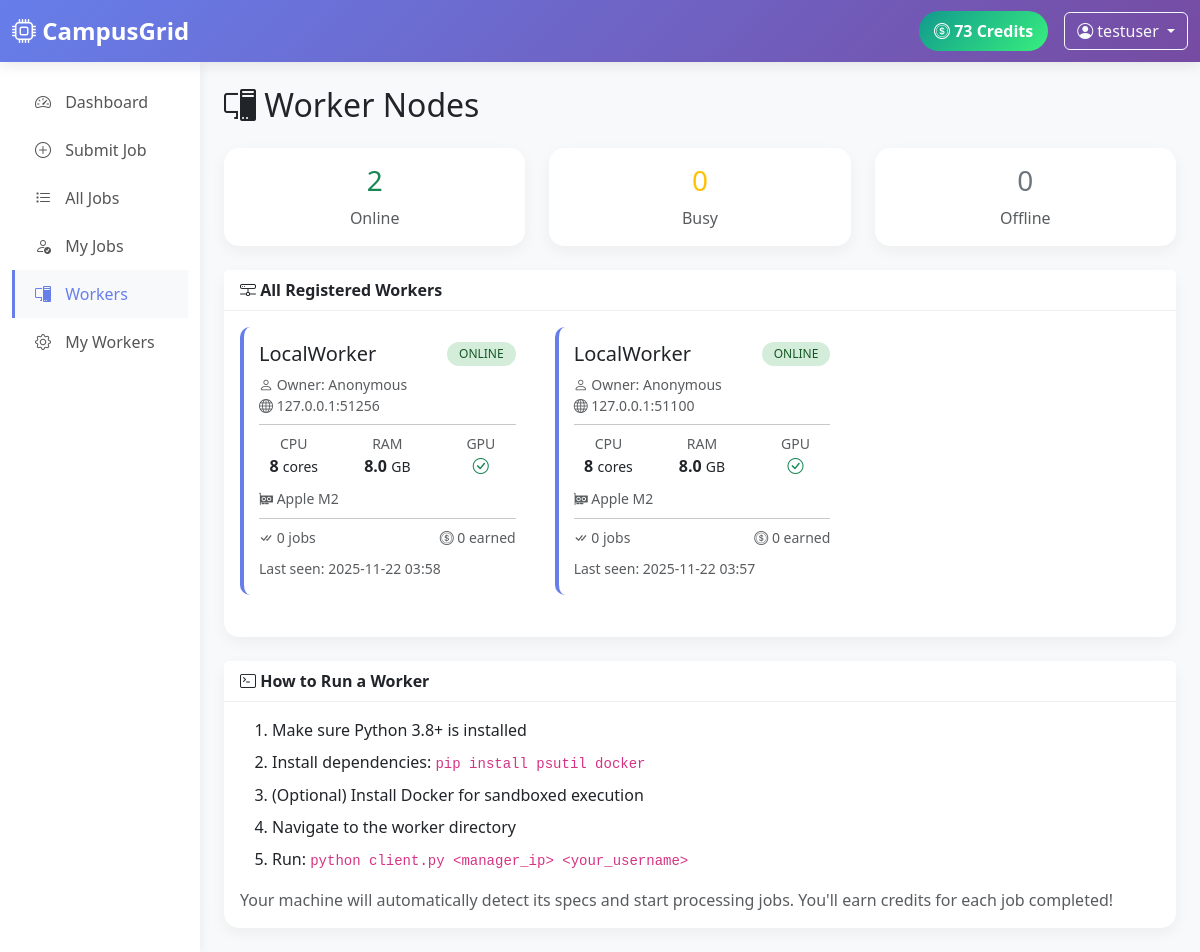
The page /workers (signed in) on the database its author committed.
### tables this page shows
CREATE TABLE users (
                id TEXT PRIMARY KEY,
                username TEXT UNIQUE NOT NULL,
                password_hash TEXT NOT NULL,
                email TEXT,
                credits INTEGER DEFAULT 100,
                created_at DATETIME DEFAULT CURRENT_TIMESTAMP,
                last_login DATETIME
            );

CREATE TABLE workers (
                id TEXT PRIMARY KEY,
                name TEXT NOT NULL,
                owner_id TEXT,
                ip_address TEXT,
                status TEXT DEFAULT 'offline',
                cpu_cores INTEGER,
                cpu_model TEXT,
                ram_gb REAL,
                gpu_name TEXT,
                gpu_memory_gb REAL,
                has_docker INTEGER DEFAULT 0,
                last_heartbeat DATETIME,
                total_jobs_completed INTEGER DEFAULT 0,
                total_credits_earned INTEGER DEFAULT 0,
                created_at DATETIME DEFAULT CURRENT_TIMESTAMP,
                FOREIGN KEY (owner_id) REFERENCES users(id)
            );

### dashboard.py (the view)
@app.route('/workers')
@login_required
def workers():
    user = get_current_user()
    workers_list = database.get_all_workers()
    return render_template('workers.html', user=user, workers=workers_list)

### dashboard.py (called while the page is built)
def login_required(f):
    @wraps(f)
    def decorated_function(*args, **kwargs):
        if 'user_id' not in session:
            flash('Please log in to access this page.', 'warning')
            return redirect(url_for('login'))
        return f(*args, **kwargs)
    return decorated_function

def get_current_user():
    if 'user_id' in session:
        return database.get_user_by_id(session['user_id'])
    return None

@app.context_processor
def utility_processor():
    def format_datetime(dt):
        if dt:
            return dt.strftime('%Y-%m-%d %H:%M')
        return 'N/A'
    return dict(format_datetime=format_datetime)

### database.py (called while the page is built)
@contextmanager
def get_db():
    conn = sqlite3.connect(DB_PATH, check_same_thread=False)
    conn.row_factory = sqlite3.Row
    try:
        yield conn
    finally:
        conn.close()

def get_user_by_id(user_id):
    with get_db() as conn:
        cursor = conn.cursor()
        cursor.execute('SELECT * FROM users WHERE id = ?', (user_id,))
        return cursor.fetchone()

def get_all_workers():
    with get_db() as conn:
        cursor = conn.cursor()
        cursor.execute('''
            SELECT w.*, u.username as owner_name
            FROM workers w
            LEFT JOIN users u ON w.owner_id = u.id
            ORDER BY w.status DESC, w.last_heartbeat DESC
        ''')
        return cursor.fetchall()

### templates/workers.html (shortened to what this page needs)
{% extends "base.html" %}
{% block content %}
<h2 class="mb-4"><i class="bi bi-pc-display"></i> Worker Nodes</h2>
<div class="row mb-4">
    <div class="col-md-4">
        <div class="card text-center">
            <div class="card-body">
                <h3 class="text-success">{{ workers|selectattr('status', 'equalto', 'online')|list|length }}</h3>
                <p class="text-muted mb-0">Online</p>
            </div>
        </div>
    </div>
    <div class="col-md-4">
        <div class="card text-center">
            <div class="card-body">
                <h3 class="text-warning">{{ workers|selectattr('status', 'equalto', 'busy')|list|length }}</h3>
                <p class="text-muted mb-0">Busy</p>
            </div>
        </div>
    </div>
    <div class="col-md-4">
        <div class="card text-center">
            <div class="card-body">
                <h3 class="text-secondary">{{ workers|selectattr('status', 'equalto', 'offline')|list|length }}</h3>
                <p class="text-muted mb-0">Offline</p>
            </div>
        </div>
    </div>
</div>
<div class="card">
    <div class="card-header">
        <i class="bi bi-hdd-network"></i> All Registered Workers
    </div>
    <div class="card-body">
        {% if workers %}
        <div class="row">
            {% for worker in workers %}
            <div class="col-md-6 col-lg-4 mb-3">
                <div class="worker-card {{ worker.status }}">
                    <div class="d-flex justify-content-between align-items-start mb-2">
                        <h5 class="mb-0">{{ worker.name }}</h5>
                        <span class="badge badge-status badge-{{ worker.status }}">
                            {{ worker.status|upper }}
                        </span>
                    </div>
                    <div class="mb-2">
                        <small class="text-muted d-block">
                            <i class="bi bi-person"></i> Owner: {{ worker.owner_name or 'Anonymous' }}
                        </small>
                        {% if worker.ip_address %}
                        <small class="text-muted d-block">
                            <i class="bi bi-globe"></i> {{ worker.ip_address }}
                        </small>
                        {% endif %}
                    </div>
                    <hr class="my-2">
                    <div class="row text-center">
                        <div class="col-4">
                            <small class="text-muted d-block">CPU</small>
                            <strong>{{ worker.cpu_cores or '?' }}</strong>
                            <small>cores</small>
                        </div>
                        <div class="col-4">
                            <small class="text-muted d-block">RAM</small>
                            <strong>{{ worker.ram_gb or '?' }}</strong>
                            <small>GB</small>
                        </div>
                        <div class="col-4">
                            <small class="text-muted d-block">GPU</small>
                            {% if worker.gpu_name %}
                            <i class="bi bi-check-circle text-success"></i>
                            {% else %}
                            <i class="bi bi-x-circle text-muted"></i>
                            {% endif %}
                        </div>
                    </div>
                    {% if worker.gpu_name %}
                    <div class="mt-2">
                        <small class="text-muted">
                            <i class="bi bi-gpu-card"></i> {{ worker.gpu_name }}
                        </small>
                    </div>
                    {% endif %}
                    <hr class="my-2">
                    <div class="d-flex justify-content-between">
                        <small class="text-muted">
                            <i class="bi bi-check-all"></i> {{ worker.total_jobs_completed or 0 }} jobs
                        </small>
                        <small class="text-muted">
                            <i class="bi bi-coin"></i> {{ worker.total_credits_earned or 0 }} earned
                        </small>
                    </div>
                    {% if worker.last_heartbeat %}
                    <div class="mt-2">
                        <small class="text-muted">
                            Last seen: {{ worker.last_heartbeat[:16] }}
                        </small>
                    </div>
                    {% endif %}
                </div>
            </div>
            {% endfor %}
        </div>
        {% endif %}
    </div>
</div>
<div class="card mt-4">
    <div class="card-header">
        <i class="bi bi-terminal"></i> How to Run a Worker
    </div>
    <div class="card-body">
        <ol>
            <li class="mb-2">Make sure Python 3.8+ is installed</li>
            <li class="mb-2">Install dependencies: <code>pip install psutil docker</code></li>
            <li class="mb-2">(Optional) Install Docker for sandboxed execution</li>
            <li class="mb-2">Navigate to the worker directory</li>
            <li>Run: <code>python client.py &lt;manager_ip&gt; &lt;your_username&gt;</code></li>
        </ol>
        <p class="text-muted mb-0">
            Your machine will automatically detect its specs and start processing jobs.
            You'll earn credits for each job completed!
        </p>
    </div>
</div>
{% endblock %}

### templates/base.html (shortened to what this page needs)
<!DOCTYPE html>
<html lang="en">
<head>
    <link href="https://cdn.jsdelivr.net/npm/bootstrap@5.3.0/dist/css/bootstrap.min.css" rel="stylesheet">
    <link href="https://cdn.jsdelivr.net/npm/bootstrap-icons@1.10.0/font/bootstrap-icons.css" rel="stylesheet">
</head>
<body>
    <nav class="navbar navbar-expand-lg navbar-dark">
        <div class="container-fluid">
            <a class="navbar-brand" href="{{ url_for('index') }}">
                <i class="bi bi-cpu"></i> CampusGrid
            </a>
            <div class="d-flex align-items-center">
                {% if user %}
                <span class="credits-display me-3">
                    <i class="bi bi-coin"></i> {{ user.credits }} Credits
                </span>
                <div class="dropdown">
                    <button class="btn btn-outline-light dropdown-toggle" type="button" data-bs-toggle="dropdown">
                        <i class="bi bi-person-circle"></i> {{ user.username }}
                    </button>
                </div>
                {% endif %}
            </div>
        </div>
    </nav>
    <div class="container-fluid">
        <div class="row">
            {% if user %}
            <div class="col-md-2 sidebar py-3">
                <nav class="nav flex-column">
                    <a class="nav-link {% if request.endpoint == 'index' %}active{% endif %}" href="{{ url_for('index') }}">
                        <i class="bi bi-speedometer2"></i> Dashboard
                    </a>
                    <a class="nav-link {% if request.endpoint == 'submit_job' %}active{% endif %}" href="{{ url_for('submit_job') }}">
                        <i class="bi bi-plus-circle"></i> Submit Job
                    </a>
                    <a class="nav-link {% if request.endpoint == 'jobs' %}active{% endif %}" href="{{ url_for('jobs') }}">
                        <i class="bi bi-list-task"></i> All Jobs
                    </a>
                    <a class="nav-link {% if request.endpoint == 'my_jobs' %}active{% endif %}" href="{{ url_for('my_jobs') }}">
                        <i class="bi bi-person-check"></i> My Jobs
                    </a>
                    <a class="nav-link {% if request.endpoint == 'workers' %}active{% endif %}" href="{{ url_for('workers') }}">
                        <i class="bi bi-pc-display"></i> Workers
                    </a>
                    <a class="nav-link {% if request.endpoint == 'my_workers' %}active{% endif %}" href="{{ url_for('my_workers') }}">
                        <i class="bi bi-gear"></i> My Workers
                    </a>
                </nav>
            </div>
            <main class="col-md-10 py-4 px-4">
            {% else %}
            <main class="col-12 py-4 px-4">
            {% endif %}
                {% block content %}{% endblock %}
            </main>
        </div>
    </div>
</body>
</html>

### templates/base.html (style rules this page uses)
:root { --primary-gradient: linear-gradient(135deg, #667eea 0%, #764ba2 100%); --success-gradient: linear-gradient(135deg, #11998e 0%, #38ef7d 100%); --warning-gradient: linear-gradient(135deg, #f093fb 0%, #f5576c 100%); }
body { background: #f8f9fa; min-height: 100vh; }
.navbar { background: var(--primary-gradient) !important; box-shadow: 0 2px 15px rgba(0,0,0,0.1); }
.navbar-brand { font-weight: 700; font-size: 1.5rem; }
.sidebar { background: white; min-height: calc(100vh - 56px); box-shadow: 2px 0 10px rgba(0,0,0,0.05); }
.sidebar .nav-link { color: #555; padding: 12px 20px; border-left: 3px solid transparent; transition: all 0.2s; }
.sidebar .nav-link:hover, .sidebar .nav-link.active { background: #f8f9fa; color: #667eea; border-left-color: #667eea; }
.sidebar .nav-link i { margin-right: 10px; width: 20px; }
.card { border: none; border-radius: 15px; box-shadow: 0 5px 15px rgba(0,0,0,0.05); }
.card-header { background: white; border-bottom: 1px solid #eee; font-weight: 600; }
.badge-status { padding: 6px 12px; border-radius: 20px; font-weight: 500; }
.badge-online { background: #d4edda; color: #155724; }
.credits-display { background: var(--success-gradient); color: white; padding: 8px 15px; border-radius: 20px; font-weight: 600; }
.worker-card { background: white; border-radius: 10px; padding: 15px; margin-bottom: 10px; border-left: 4px solid #667eea; }

### rows shown on the page
users: credits "73", username "testuser"
workers: name "LocalWorker", status "ONLINE", owner_name "Anonymous", ip_address "127.0.0.1:51256", cpu_cores "8", ram_gb "8.0", gpu_name "Apple M2", total_jobs_completed "0", total_credits_earned "0", last_heartbeat "2025-11-22 03:58"
workers: name "LocalWorker", status "ONLINE", owner_name "Anonymous", ip_address "127.0.0.1:51100", cpu_cores "8", ram_gb "8.0", gpu_name "Apple M2", total_jobs_completed "0", total_credits_earned "0", last_heartbeat "2025-11-22 03:57"

### other values the page prints
{{ workers|selectattr('status', 'equalto', 'online')|list|length }} "2"
{{ workers|selectattr('status', 'equalto', 'busy')|list|length }} "0"
{{ workers|selectattr('status', 'equalto', 'offline')|list|length }} "0"
